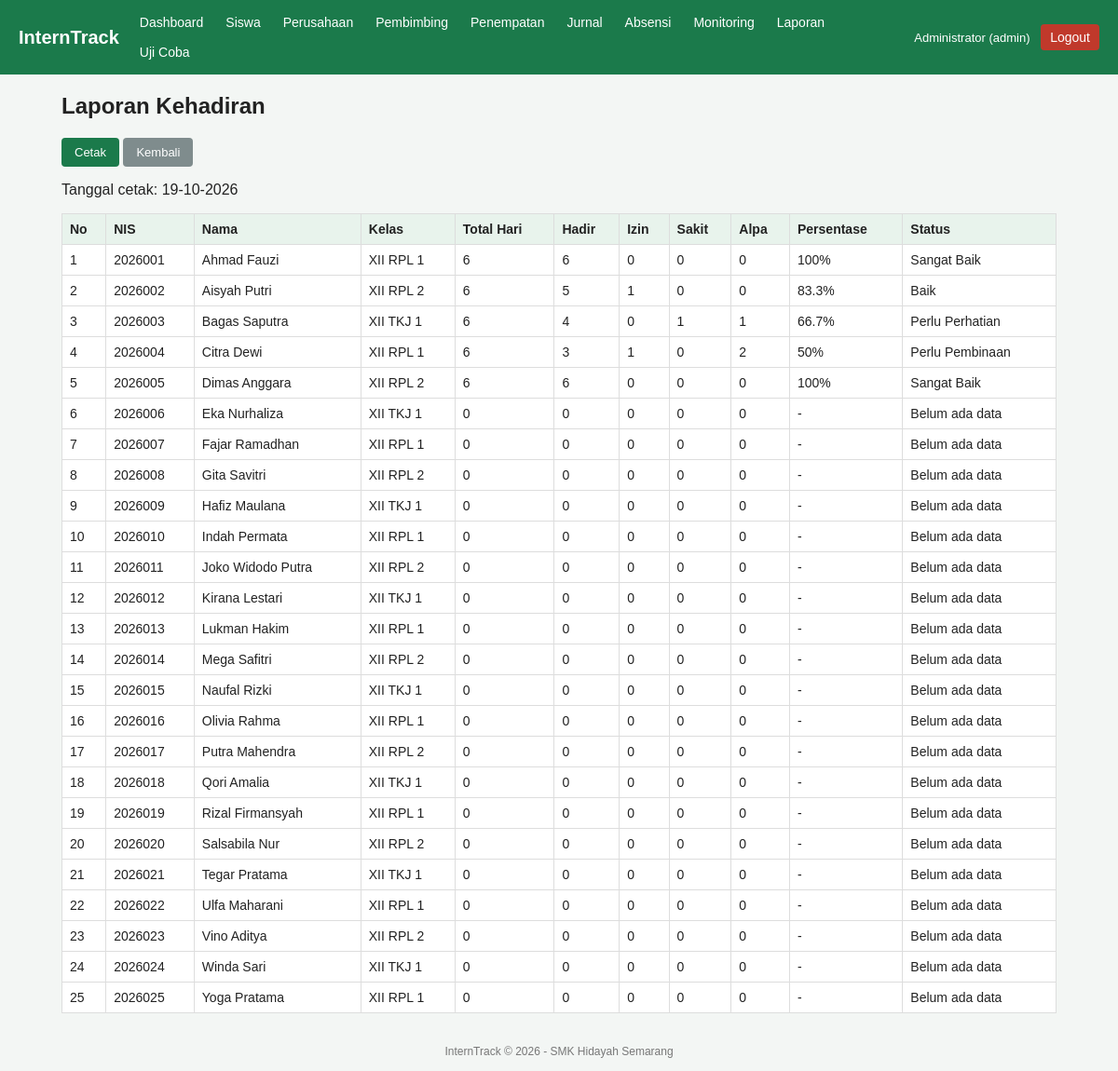
/laporan/kehadiran.php (signed in), run on the app's committed database.
### tables this page shows
CREATE TABLE siswa (
  id INT AUTO_INCREMENT PRIMARY KEY,
  user_id INT NOT NULL,
  nis VARCHAR(20) NOT NULL UNIQUE,
  nama VARCHAR(100) NOT NULL,
  kelas VARCHAR(20) NOT NULL,
  jurusan VARCHAR(50) NOT NULL,
  no_hp VARCHAR(20),
  FOREIGN KEY (user_id) REFERENCES users(id) ON DELETE CASCADE
);

### config/koneksi.php (called while the page is built, shortened)
<?php
function e($s) {
    return htmlspecialchars((string)$s, ENT_QUOTES, 'UTF-8');
}
function status_kehadiran($persen) {
    if ($persen >= 90) return 'Sangat Baik';
    if ($persen >= 75) return 'Baik';
    if ($persen >= 60) return 'Perlu Perhatian';
    return 'Perlu Pembinaan';
}
function rekap_kehadiran($pdo) {
    $sql = "SELECT s.id, s.nis, s.nama, s.kelas,
                   COUNT(a.id) AS total,
                   COALESCE(SUM(a.status='Hadir'),0) AS hadir,
                   COALESCE(SUM(a.status='Izin'),0) AS izin,
                   COALESCE(SUM(a.status='Sakit'),0) AS sakit,
                   COALESCE(SUM(a.status='Alpa'),0) AS alpa
            FROM siswa s
            LEFT JOIN absensi a ON a.siswa_id = s.id
            GROUP BY s.id, s.nis, s.nama, s.kelas
            ORDER BY s.nama";
    $rows = $pdo->query($sql)->fetchAll();
    foreach ($rows as &$r) {
        $r['persen'] = $r['total'] > 0 ? round($r['hadir'] / $r['total'] * 100, 1) : 0;
    }
    return $rows;
}

### laporan/kehadiran.php (the view, shortened to what this page needs)
<?php
require __DIR__ . '/../config/koneksi.php';
$rows = rekap_kehadiran($pdo);
include __DIR__ . '/../config/header.php';
?>
<p class="no-print"><button class="btn" onclick="window.print()">Cetak</button> <a class="btn abu" href="index.php">Kembali</a></p>
<p>Tanggal cetak: <?= date('d-m-Y') ?></p>
<table>
    <tr><th>No</th><th>NIS</th><th>Nama</th><th>Kelas</th><th>Total Hari</th><th>Hadir</th><th>Izin</th><th>Sakit</th><th>Alpa</th><th>Persentase</th><th>Status</th></tr>
    <?php foreach ($rows as $i => $r): ?>
    <tr>
        <td><?= $i + 1 ?></td><td><?= e($r['nis']) ?></td><td><?= e($r['nama']) ?></td><td><?= e($r['kelas']) ?></td>
        <td><?= $r['total'] ?></td><td><?= $r['hadir'] ?></td><td><?= $r['izin'] ?></td><td><?= $r['sakit'] ?></td><td><?= $r['alpa'] ?></td>
        <td><?= $r['total'] > 0 ? $r['persen'] . '%' : '-' ?></td><td><?= e($r['status']) ?></td>
    </tr>
    <?php endforeach; ?>
</table>
<?php include __DIR__ . '/../config/footer.php'; ?>

### assets/style.css (style rules this page uses)
* { box-sizing: border-box; }
body { font-family: Arial, sans-serif; margin: 0; background: #f3f6f4; color: #222; }
table { width: 100%; border-collapse: collapse; background: #fff; }
th, td { border: 1px solid #ddd; padding: 8px; text-align: left; font-size: 14px; vertical-align: top; }
th { background: #e8f3ec; }
.btn { display: inline-block; background: #1b7a4b; color: #fff; border: 0; padding: 8px 14px; border-radius: 4px; cursor: pointer; text-decoration: none; font-size: 13px; }
.btn.abu { background: #7f8c8d; }

### data on the page
siswa: nis "2026001", nama "Ahmad Fauzi", kelas "XII RPL 1", total "6", hadir "6", izin "0", sakit "0", alpa "0", persen "100", status "Sangat Baik"
siswa: nis "2026002", nama "Aisyah Putri", kelas "XII RPL 2", total "6", hadir "5", izin "1", sakit "0", alpa "0", persen "83.3", status "Baik"
siswa: nis "2026003", nama "Bagas Saputra", kelas "XII TKJ 1", total "6", hadir "4", izin "0", sakit "1", alpa "1", persen "66.7", status "Perlu Perhatian"
siswa: nis "2026004", nama "Citra Dewi", kelas "XII RPL 1", total "6", hadir "3", izin "1", sakit "0", alpa "2", persen "50", status "Perlu Pembinaan"
siswa: nis "2026005", nama "Dimas Anggara", kelas "XII RPL 2", total "6", hadir "6", izin "0", sakit "0", alpa "0", persen "100", status "Sangat Baik"
siswa: nis "2026006", nama "Eka Nurhaliza", kelas "XII TKJ 1", total "0", hadir "0", izin "0", sakit "0", alpa "0", status "Belum ada data"
siswa: nis "2026007", nama "Fajar Ramadhan", kelas "XII RPL 1", total "0", hadir "0", izin "0", sakit "0", alpa "0", status "Belum ada data"
siswa: nis "2026008", nama "Gita Savitri", kelas "XII RPL 2", total "0", hadir "0", izin "0", sakit "0", alpa "0", status "Belum ada data"
siswa: nis "2026009", nama "Hafiz Maulana", kelas "XII TKJ 1", total "0", hadir "0", izin "0", sakit "0", alpa "0", status "Belum ada data"
siswa: nis "2026010", nama "Indah Permata", kelas "XII RPL 1", total "0", hadir "0", izin "0", sakit "0", alpa "0", status "Belum ada data"
siswa: nis "2026011", nama "Joko Widodo Putra", kelas "XII RPL 2", total "0", hadir "0", izin "0", sakit "0", alpa "0", status "Belum ada data"
siswa: nis "2026012", nama "Kirana Lestari", kelas "XII TKJ 1", total "0", hadir "0", izin "0", sakit "0", alpa "0", status "Belum ada data"
siswa: nis "2026013", nama "Lukman Hakim", kelas "XII RPL 1", total "0", hadir "0", izin "0", sakit "0", alpa "0", status "Belum ada data"
siswa: nis "2026014", nama "Mega Safitri", kelas "XII RPL 2", total "0", hadir "0", izin "0", sakit "0", alpa "0", status "Belum ada data"
siswa: nis "2026015", nama "Naufal Rizki", kelas "XII TKJ 1", total "0", hadir "0", izin "0", sakit "0", alpa "0", status "Belum ada data"
siswa: nis "2026016", nama "Olivia Rahma", kelas "XII RPL 1", total "0", hadir "0", izin "0", sakit "0", alpa "0", status "Belum ada data"
siswa: nis "2026017", nama "Putra Mahendra", kelas "XII RPL 2", total "0", hadir "0", izin "0", sakit "0", alpa "0", status "Belum ada data"
siswa: nis "2026018", nama "Qori Amalia", kelas "XII TKJ 1", total "0", hadir "0", izin "0", sakit "0", alpa "0", status "Belum ada data"
siswa: nis "2026019", nama "Rizal Firmansyah", kelas "XII RPL 1", total "0", hadir "0", izin "0", sakit "0", alpa "0", status "Belum ada data"
siswa: nis "2026020", nama "Salsabila Nur", kelas "XII RPL 2", total "0", hadir "0", izin "0", sakit "0", alpa "0", status "Belum ada data"
siswa: nis "2026021", nama "Tegar Pratama", kelas "XII TKJ 1", total "0", hadir "0", izin "0", sakit "0", alpa "0", status "Belum ada data"
siswa: nis "2026022", nama "Ulfa Maharani", kelas "XII RPL 1", total "0", hadir "0", izin "0", sakit "0", alpa "0", status "Belum ada data"
siswa: nis "2026023", nama "Vino Aditya", kelas "XII RPL 2", total "0", hadir "0", izin "0", sakit "0", alpa "0", status "Belum ada data"
siswa: nis "2026024", nama "Winda Sari", kelas "XII TKJ 1", total "0", hadir "0", izin "0", sakit "0", alpa "0", status "Belum ada data"
siswa: nis "2026025", nama "Yoga Pratama", kelas "XII RPL 1", total "0", hadir "0", izin "0", sakit "0", alpa "0", status "Belum ada data"

### other printed values
$label "Dashboard"
$label "Siswa"
$label "Perusahaan"
$label "Pembimbing"
$label "Penempatan"
$label "Jurnal"
$label "Absensi"
$label "Monitoring"
$label "Laporan"
$label "Uji Coba"
$_SESSION['user']['nama'] "Administrator"
$role "admin"
$judul "Laporan Kehadiran"
